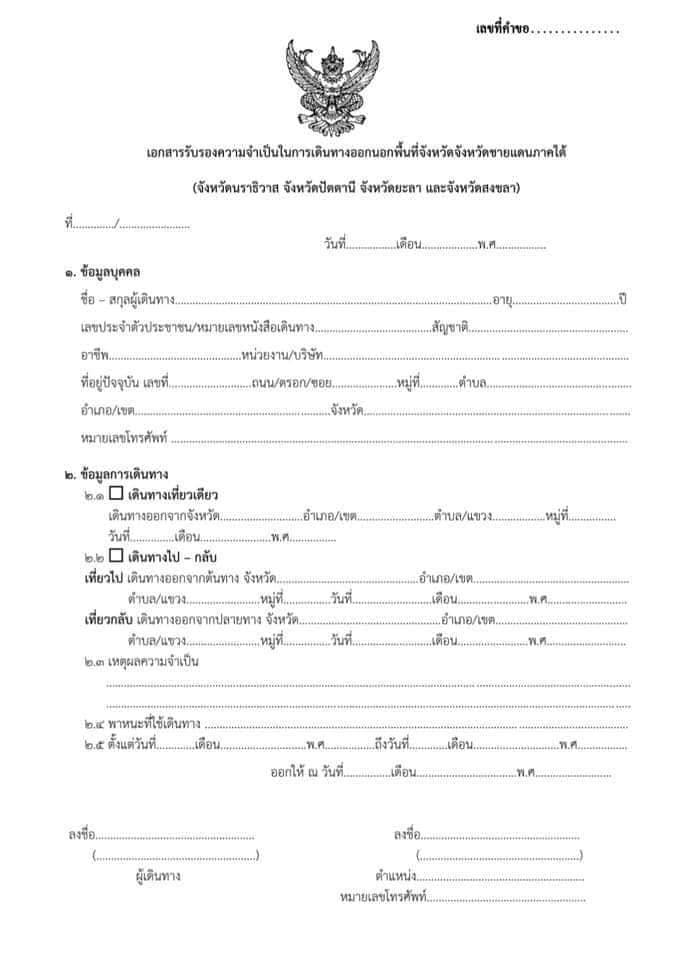
#> input picture development/detect_form/image/Origanal/1.jpg, 680 x 960 px
$ python -i utils.py   (imports and definitions only)
#> lines starting #> are read from the running program, lines starting #| are printed output that depends on the picture
import cv2
import numpy as np
from skimage.restoration import richardson_lucy

class Utils():

    def __init__(self):
        pass

    def preprocess_image(self, path):
        # Load the image
#> called with path = 'image/Origanal/1.jpg'
        image = cv2.imread(path)
#> image is the input picture: shape (960, 680, 3); min 0, max 255, mean 247.9


        # Convert to grayscale
        gray_image = cv2.cvtColor(image, cv2.COLOR_BGR2GRAY)


        # Apply sharpening using Unsharp Masking
        gaussian_blur = cv2.GaussianBlur(gray_image, (0, 0), 3)
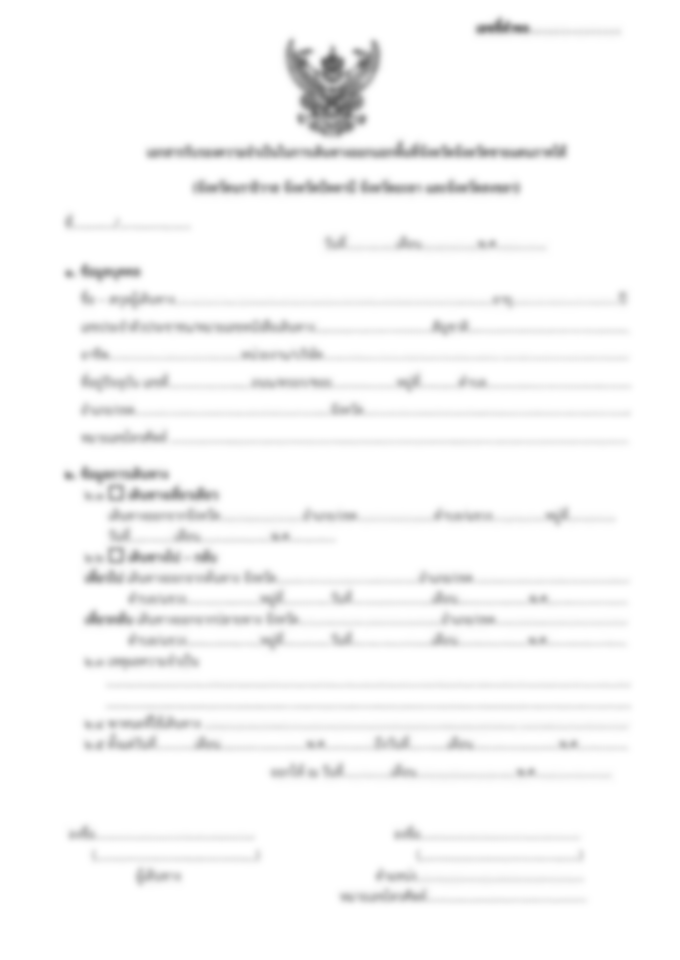
#> gaussian_blur: shape (960, 680); min 93, max 255, mean 247.9
        sharpened = cv2.addWeighted(gray_image, 1.5, gaussian_blur, -0.5, 0)


        # Apply contrast enhancement using CLAHE
        clahe = cv2.createCLAHE(clipLimit=3.0, tileGridSize=(8,8))
        enhanced = clahe.apply(sharpened.astype(np.uint8))
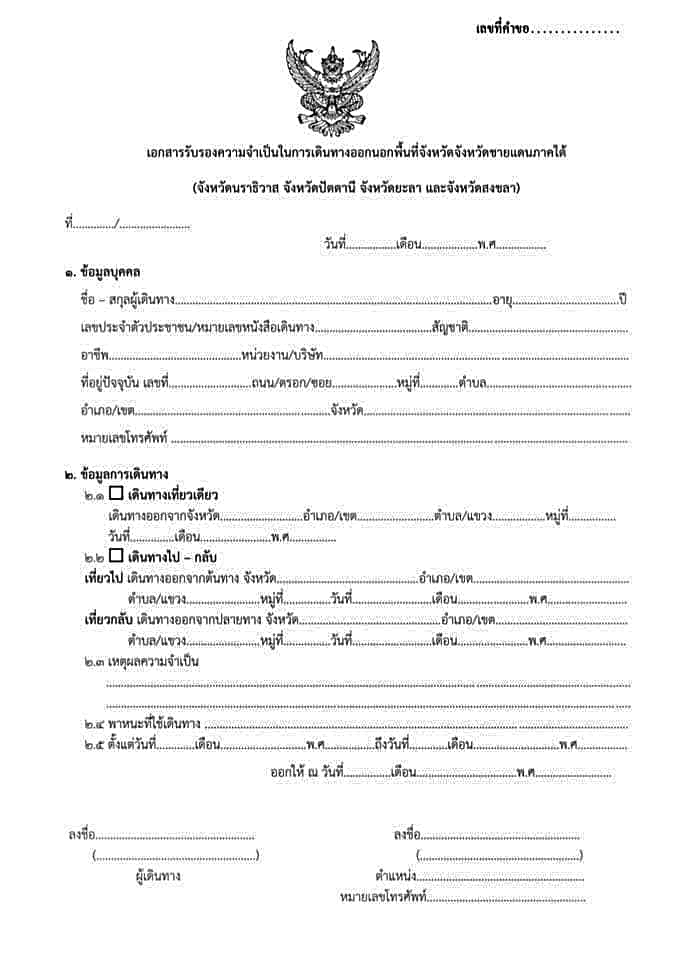
#> enhanced: shape (960, 680); min 1, max 255, mean 244.7

        return enhanced

>>> result = Utils().preprocess_image('image/Origanal/1.jpg')

$ run again, on development/detect_form/image/Origanal/2.jpg
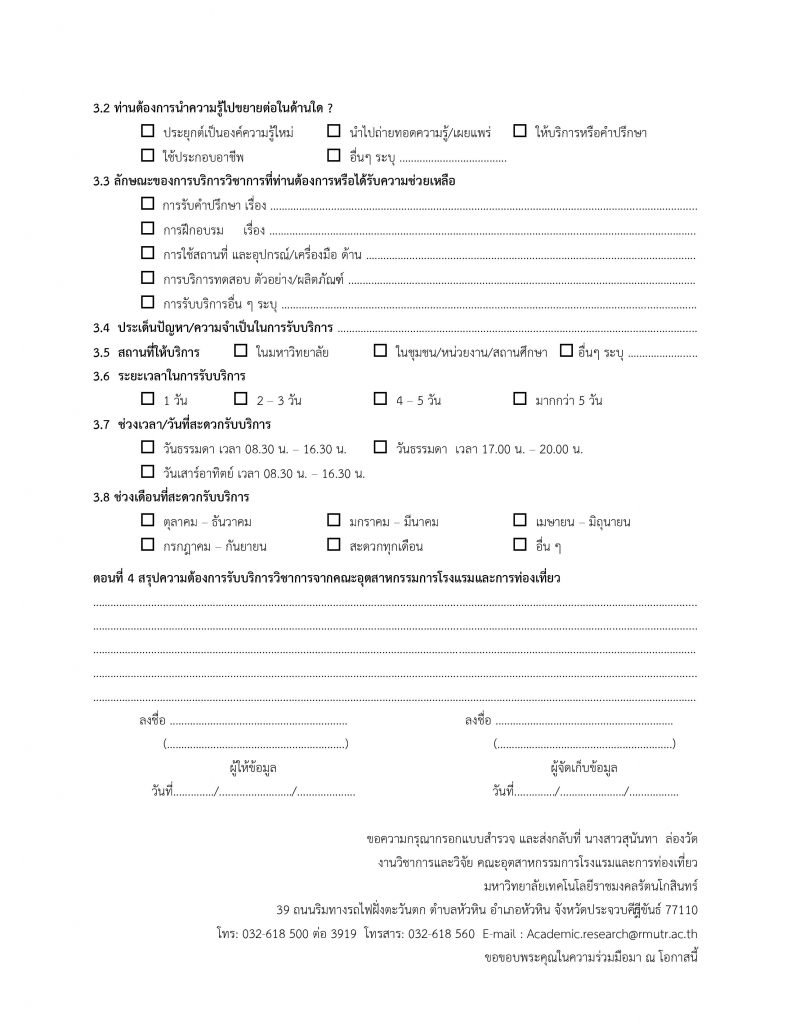
#> input picture development/detect_form/image/Origanal/2.jpg, 791 x 1024 px
#> in preprocess_image, image is the input picture: shape (1024, 791, 3); min 0, max 255, mean 248.4
#> in preprocess_image, `gaussian_blur = cv2.GaussianBlur(gray_image, (0, 0), 3)`:
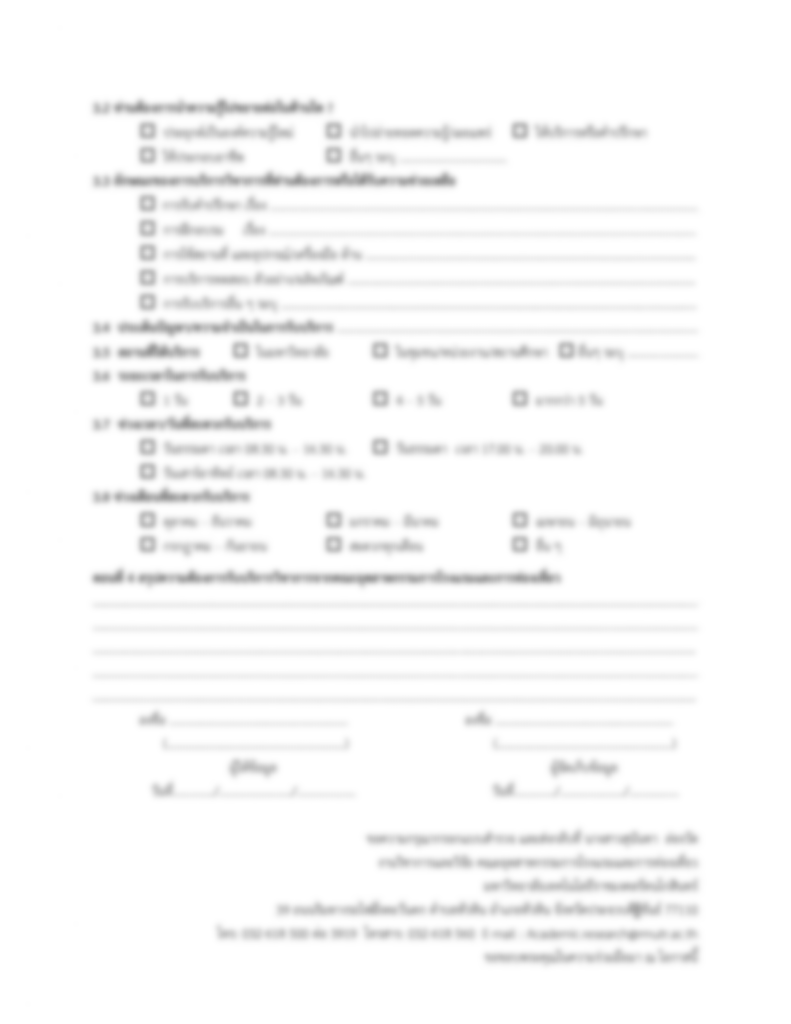
#> gaussian_blur: shape (1024, 791); min 151, max 255, mean 248.4

$ run again, on development/detect_form/image/Origanal/3.jpg
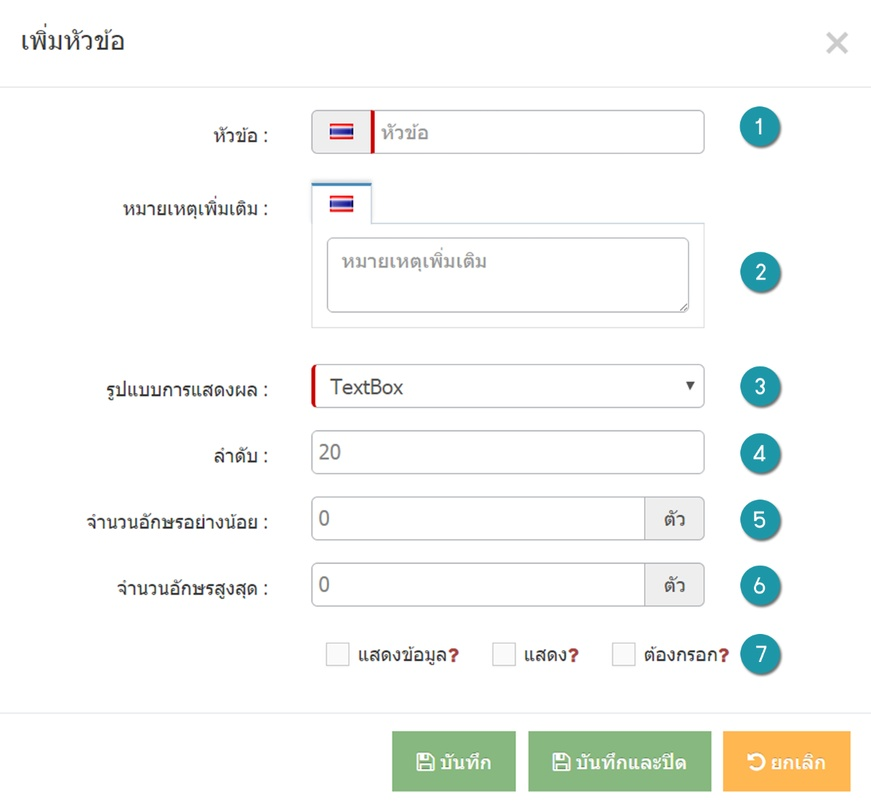
#> input picture development/detect_form/image/Origanal/3.jpg, 871 x 810 px, shrunk from 1213 x 1127 before the run
#> in preprocess_image, image is the input picture: shape (810, 871, 3); mean B, G, R 245.8, 247.9, 246.2
#> in preprocess_image, `gray_image = cv2.cvtColor(image, cv2.COLOR_BGR2GRAY)`:
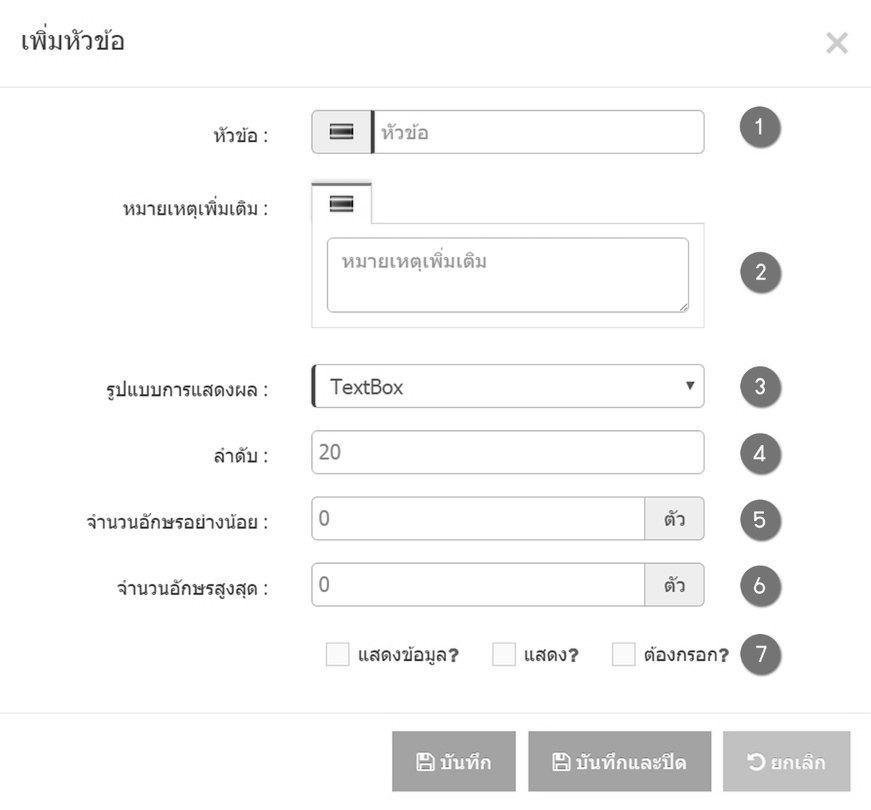
#> gray_image: shape (810, 871); min 10, max 255, mean 247.2
#> in preprocess_image, `gaussian_blur = cv2.GaussianBlur(gray_image, (0, 0), 3)`:
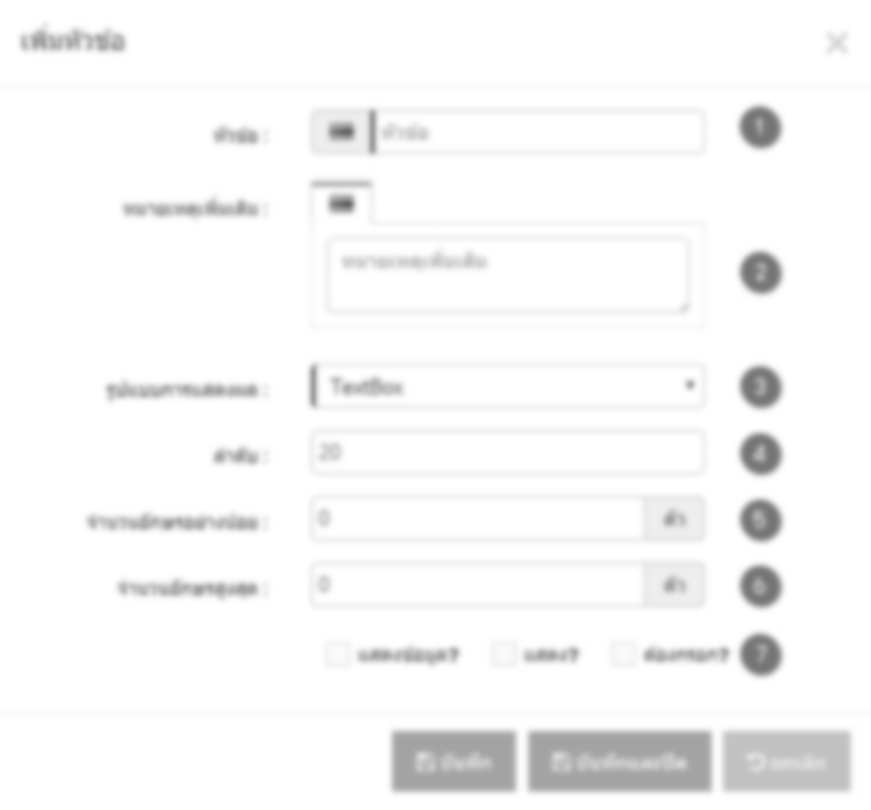
#> gaussian_blur: shape (810, 871); min 100, max 255, mean 247.2

$ run again, on development/detect_form/image/Origanal/4.jpg
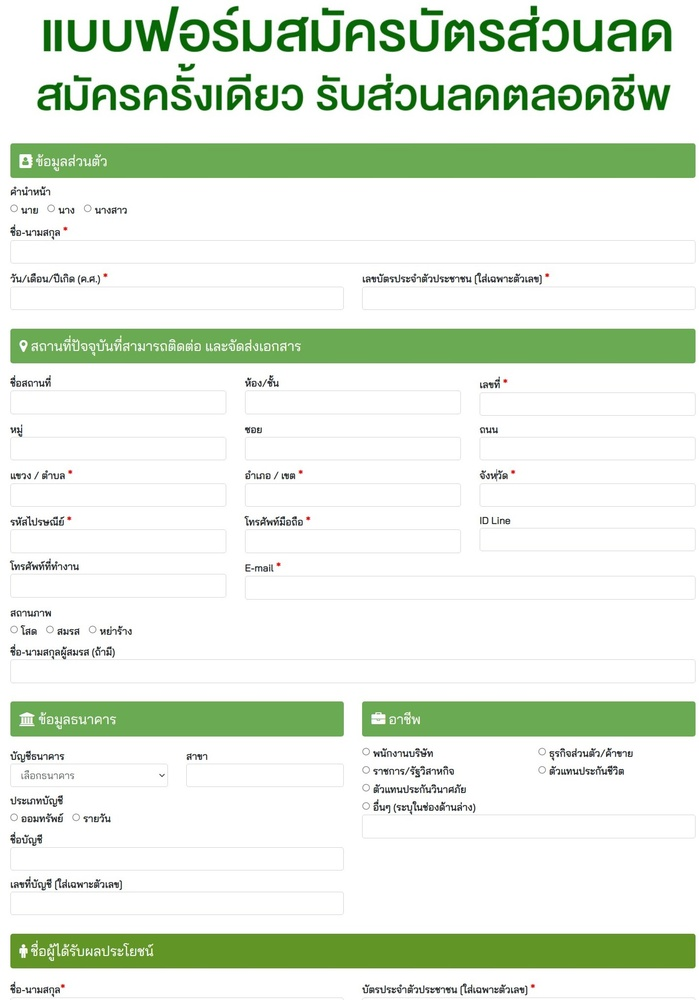
#> input picture development/detect_form/image/Origanal/4.jpg, 699 x 1000 px, shrunk from 1415 x 2023 before the run
#> in preprocess_image, image is the input picture: shape (1000, 699, 3); mean B, G, R 221.1, 235.8, 225.5
#> in preprocess_image, `gaussian_blur = cv2.GaussianBlur(gray_image, (0, 0), 3)`:
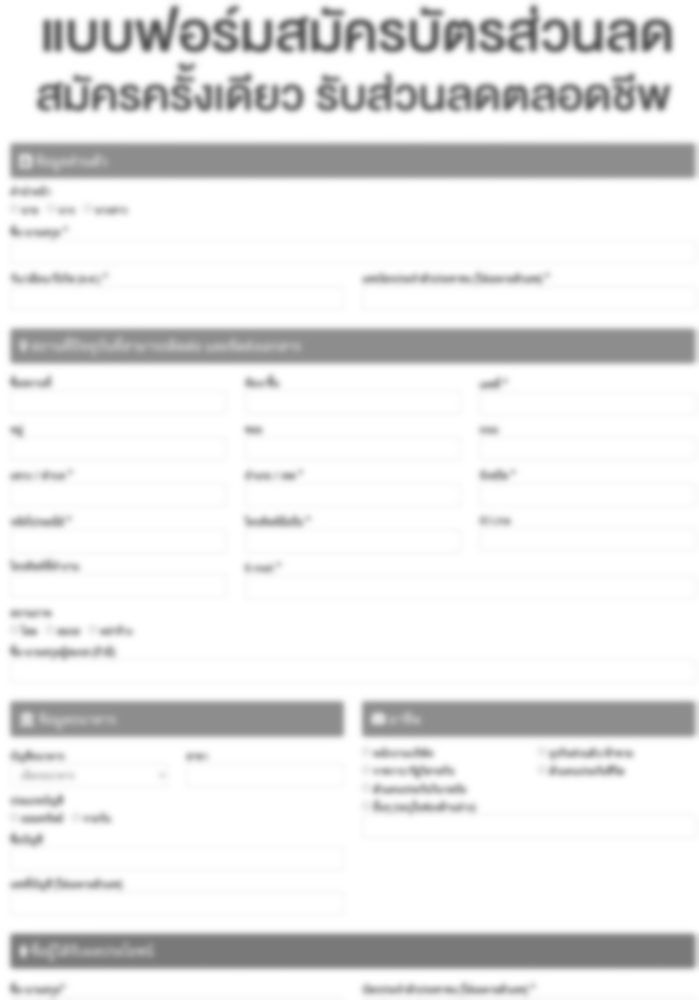
#> gaussian_blur: shape (1000, 699); min 85, max 255, mean 231.1
#> in preprocess_image, `sharpened = cv2.addWeighted(gray_image, 1.5, gaussian_blur, -0.5, 0)`:
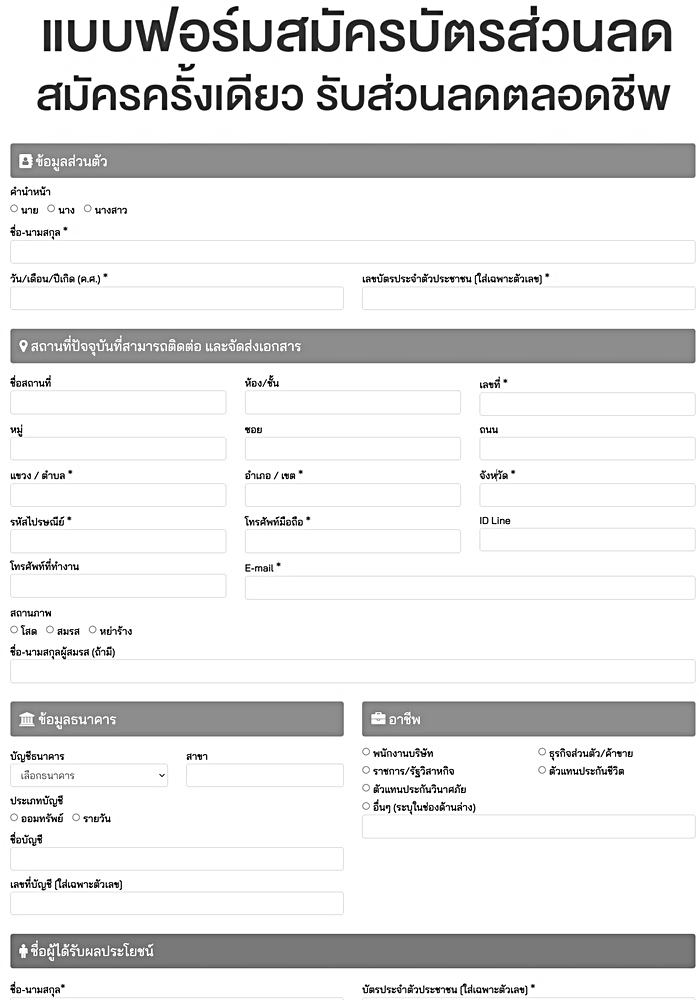
#> sharpened: shape (1000, 699); min 0, max 255, mean 229.4
